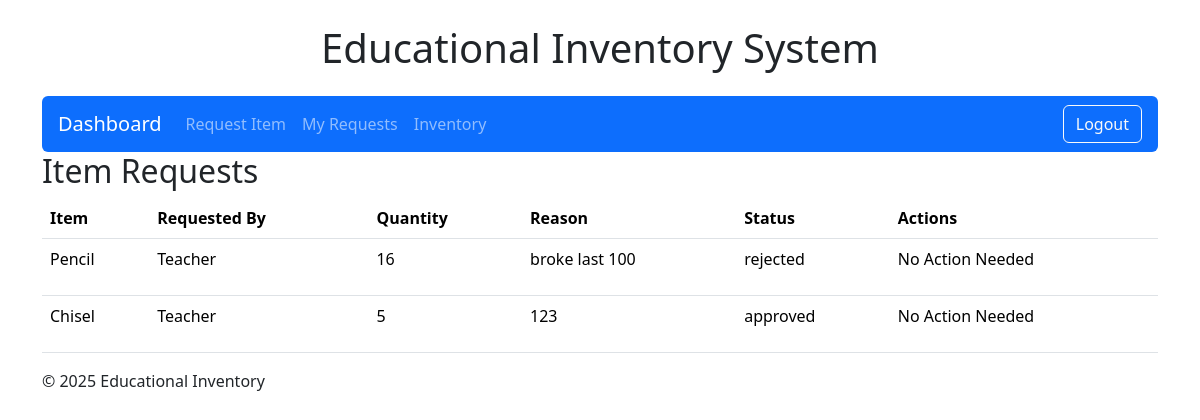
/requests/ (signed in), run on an earlier commit of the app's database.
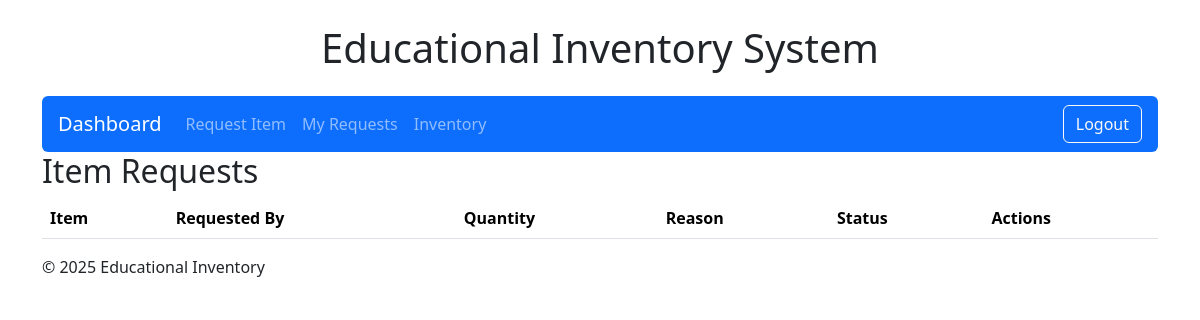
And on a later commit of the database.
### inventory/models.py (models this page shows, shortened)
class ItemRequest(models.Model):
    teacher = models.ForeignKey(CustomUser, on_delete=models.CASCADE, related_name='teacher_requests')
    item = models.ForeignKey(Item, on_delete=models.CASCADE)
    quantity_requested = models.PositiveIntegerField()
    requested_by = models.ForeignKey(CustomUser, on_delete=models.CASCADE, related_name='user_requests')
    status = models.CharField(max_length=20, choices=[
        ('pending', 'Pending'),
        ('approved', 'Approved'),
        ('rejected', 'Rejected')
        ], default='pending')
    reason = models.TextField()
    created_at = models.DateTimeField(auto_now_add=True)

class Item(models.Model):
    name = models.CharField(max_length=100)
    description = models.TextField(blank=True)
    category = models.ForeignKey(Category, on_delete=models.CASCADE)
    quantity = models.PositiveIntegerField()

class CustomUser(AbstractUser):
    ROLE_CHOICES = [
        ('teacher', 'Teacher'),
        ('inventory manager', 'Inventory Manager'),
        ('procurement officer', 'Procurement Officer'),
        ('admin', 'Admin'),
    ]
    role = models.CharField(max_length=20, choices=ROLE_CHOICES, default='teacher')

### inventory/views.py (the view)
# urls.py: path('requests/', views.view_requests, name='view_requests'),
@login_required
def view_requests(request):
    requests = ItemRequest.objects.all().order_by('-created_at')
    return render(request, 'inventory/view_requests.html', {'requests': requests})

### inventory/templates/inventory/view_requests.html (shortened to what this page needs)
{% extends 'inventory/base.html' %}
{% block content %}
{% block title %}<h2>Item Requests</h2> {% endblock %}
<table class="table">
  <thead>
    <tr>
        <th>Item</th><th>Requested By</th><th>Quantity</th><th>Reason</th><th>Status</th><th>Actions</th>
    </tr>
  </thead>
  <tbody>
    {% for req in requests %}
    <tr>
      <td>{{ req.item.name }}</td>
      <td>{{ req.requested_by.username }}</td>
      <td>{{ req.quantity_requested }}</td>
      <td>{{ req.reason }}</td>
      <td>{{ req.status }}</td>
      <td>
        {% if req.status == 'pending' %}
          <a href="{% url 'approve_request' req.pk %}" class="btn btn-success btn-sm">Approve</a>
          <a href="{% url 'reject_request' req.pk %}" class="btn btn-danger btn-sm">Reject</a>
        {% elif req.status == 'approved' or 'rejected' %}
            <p>No Action Needed</p>
        {% endif %}
      </td>
    </tr>
    {% endfor %}
  </tbody>
</table>
{% endblock %}

### inventory/templates/inventory/base.html (shortened to what this page needs)
{% load static %}
<!DOCTYPE html>
<html lang="en">
<head>
    <link href="https://cdn.jsdelivr.net/npm/bootstrap@5.3.2/dist/css/bootstrap.min.css" rel="stylesheet">
    <link rel="stylesheet" href="{% static 'inventory/css/style.css' %}">
</head>
<body>
    <div class="container mt-4">
        <header>
            <h1 class="mb-4 text-center">Educational Inventory System</h1>
            <nav class="navbar navbar-expand-lg navbar-dark bg-primary rounded px-3">
                <a class="navbar-brand" href="{% url 'teacher_dashboard' %}">Dashboard</a>
                <div class="collapse navbar-collapse" id="navbarContent">
                    <ul class="navbar-nav me-auto mb-2 mb-lg-0">
                        {% if request.user.groups.all.0.name == "teacher" %}
                            <li class="nav-item">
                                <a class="nav-link" href="{% url 'request_item' %}">Request Item</a>
                            </li>
                            <li class="nav-item">
                                <a class="nav-link" href="{% url 'my_requests' %}">My Requests</a>
                            </li>
                        {% endif %}
                        <li class="nav-item">
                            <a class="nav-link" href="{% url 'item_list' %}">Inventory</a>
                        </li>
                    </ul>
                    <form method="post" action="{% url 'logout' %}" class="d-flex">
                        <button class="btn btn-outline-light" type="submit">Logout</button>
                    </form>
                </div>
            </nav>
        </header>
        <main>
            {% block content %}{% endblock %}
        </main>
        <footer>
            <p>&copy; 2025 Educational Inventory</p>
        </footer>
    </div>
    </body>
</html>

What changed in the data, as far as the page shows it:
removed ItemRequest: item.name "Pencil", requested_by.username "Teacher", quantity_requested "16", reason "broke last 100", status "rejected", shows "No Action Needed"
removed ItemRequest: item.name "Chisel", requested_by.username "Teacher", quantity_requested "5", reason "123", status "approved", shows "No Action Needed"
